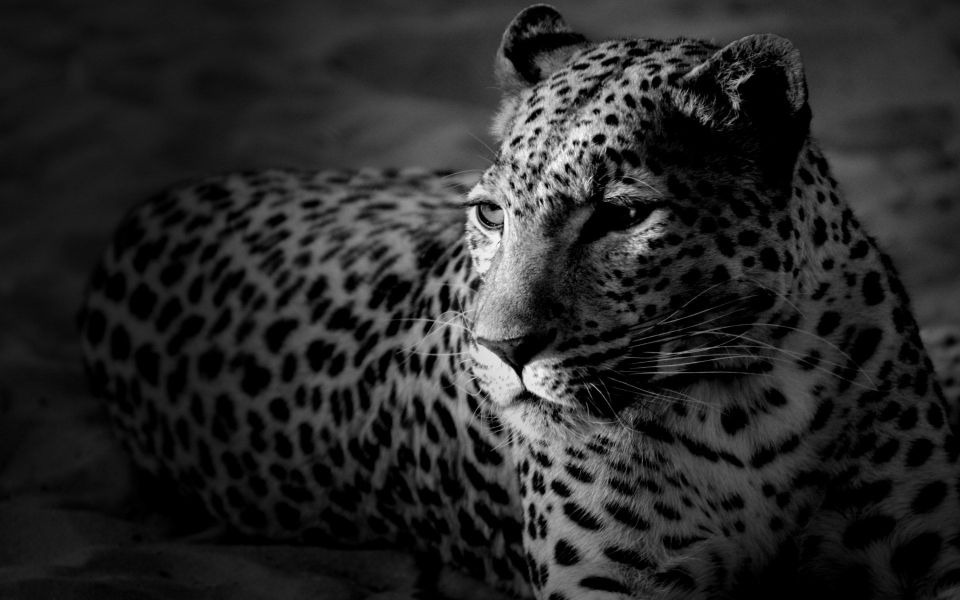
#> input picture Salt and Pepper/original.bmp, 1920 x 1200 px (shown at 1/2 size)
$ jupyter execute --allow-errors Salt_and_Pepper.ipynb
#> lines starting #> are read from the running program, lines starting #| are printed output that depends on the picture
[cell 1]
import time
import cv2
import numba
from numba import cuda
import numpy as np

[cell 2]
def cpu_salt_and_pepper(s_and_p):
    row, col = s_and_p.shape[0] - 2, s_and_p.shape[1] - 2
    res = np.zeros((row, col))
    for i in range(row):
        for j in range(col):
            window = s_and_p[i:i+3, j:j+3].flatten()
            window.sort()
            res[i, j] = window[4]
    return res

@cuda.jit
def gpu_salt_and_pepper(s_and_p, res):
    index = cuda.blockIdx.x * cuda.blockDim.x + cuda.threadIdx.x
    row, col = s_and_p.shape[0] - 2, s_and_p.shape[1] - 2
    while index < row * col:
        window = cuda.local.array(shape=9, dtype=numba.float64)
        i, j = index // col, index % col
        for k in range(9):
            window[k] = s_and_p[i + k // 3, j + k % 3]
        for k in range(8):
            for l in range(8-k):
                if window[l] > window[l+1]:
                    window[l], window[l + 1] = window[l + 1], window[l]
        res[i, j] = window[4]
        index += cuda.blockDim.x * cuda.gridDim.x


def gpu_calc(s_and_p, res):
    d_salt_pep = cuda.to_device(s_and_p)
    d_res = cuda.device_array_like(res)
    threads_per_block = device.WARP_SIZE
    blocks_per_grid = 512
    gpu_salt_and_pepper[blocks_per_grid, threads_per_block](d_salt_pep, d_res)
    return d_res.copy_to_host()

[cell 3]
prob = 0.3
original = cv2.imread('original.bmp', cv2.IMREAD_GRAYSCALE)
#> original is the input picture: shape (1200, 1920); min 0, max 255, mean 40.5
salt_pepper = np.where(np.random.rand(*original.shape) < prob, np.random.randint(0, 255, original.shape), original)
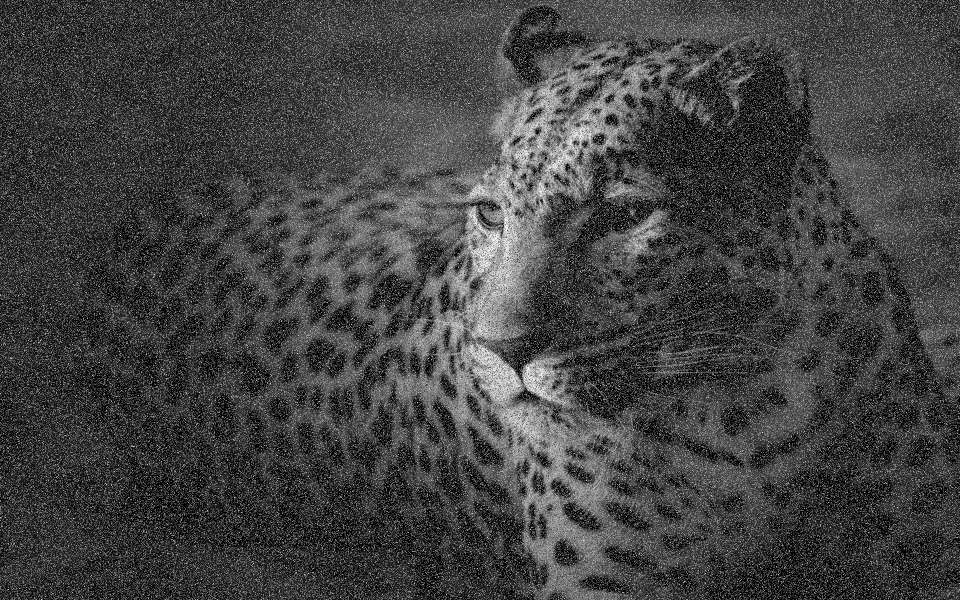
#> salt_pepper: shape (1200, 1920) int64 (shown at 1/2 size); min 0, max 255, mean 66.5
cv2.imwrite('salt_pepper.bmp', salt_pepper)
s_and_p = np.pad(salt_pepper, 1, mode="symmetric")
res= np.zeros(salt_pepper.shape)
#> (the rest of this cell did not finish here and is left out)
